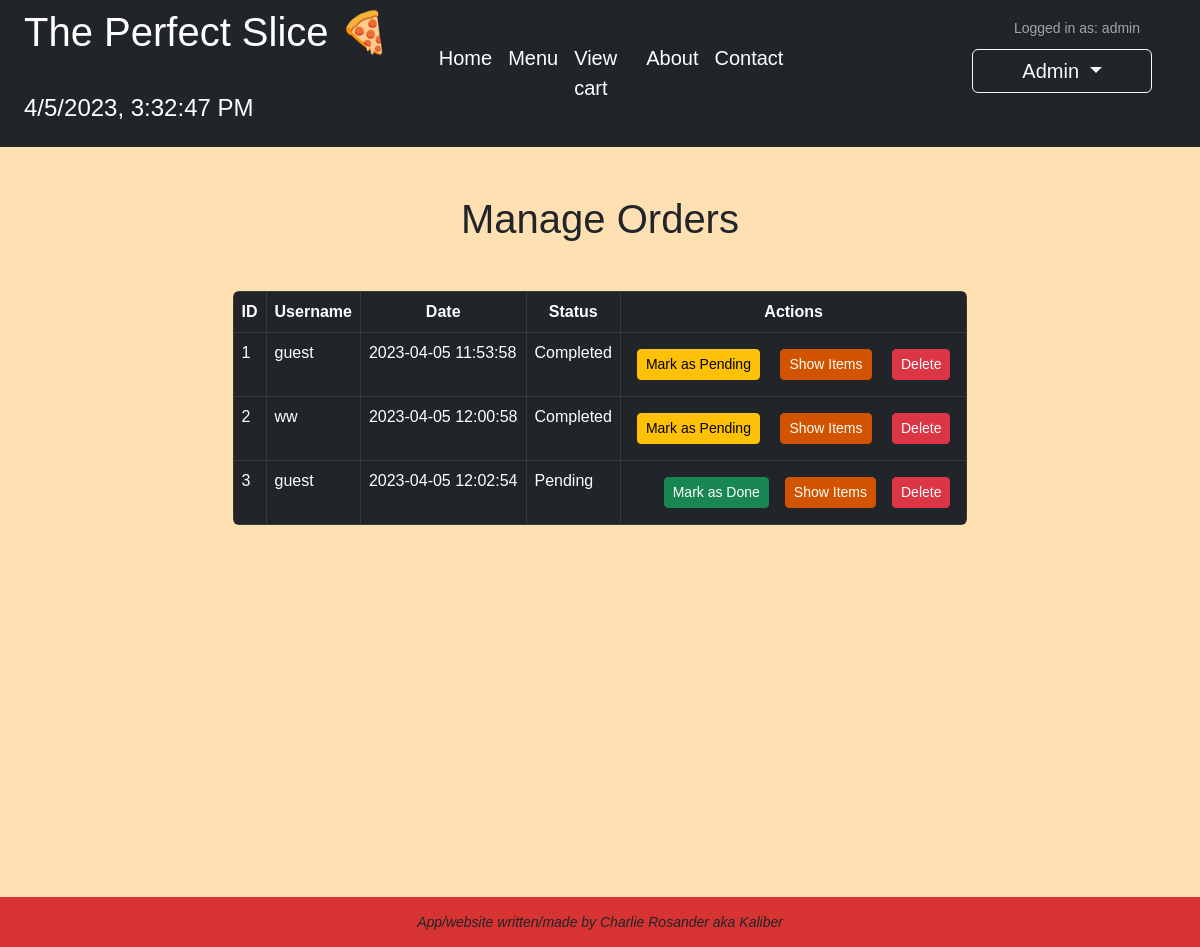
The app's page /orders (signed in), older data.
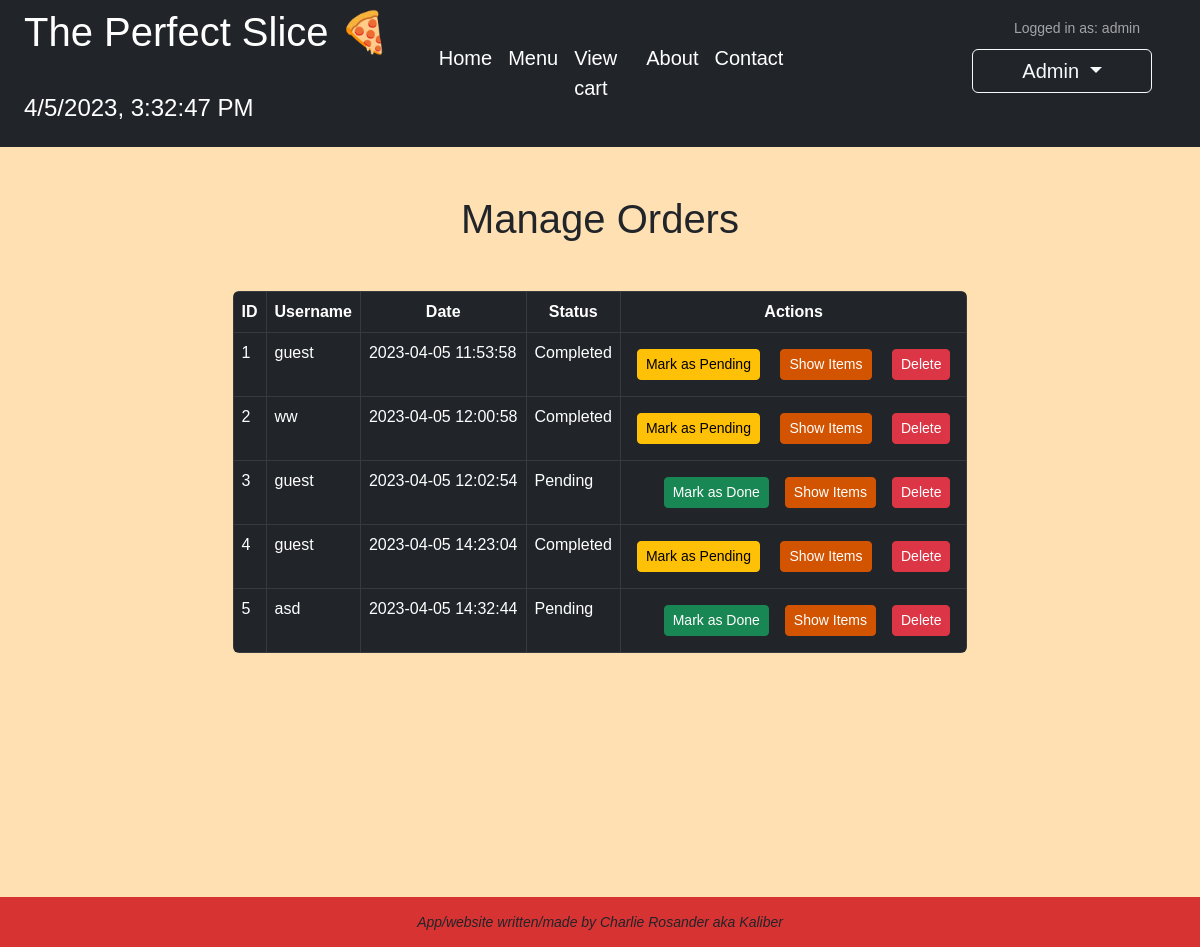
The same page, newer data.
### app.py (models this page shows)
class Orders(db.Model):
    id = db.Column(db.Integer, primary_key=True)
    username = db.Column(db.String(80), nullable=False)
    date = db.Column(db.String(80), nullable=False)
    completed = db.Column(db.Boolean, default=False, nullable=False)
    items = db.relationship('OrderItems', cascade="all, delete", backref='order')

### app.py (the view)
@app.route('/orders')
def orders():
    if session.get('user') == 'admin':
        orders = Orders.query.all()
        return render_template('orders.html', orders=orders)
    else:
        return redirect(url_for('login'))

### templates/orders.html (shortened to what this page needs)
{% extends "index.html" %}
{% block content %}
<section class="intro">
    <div class="gradient-custom-2 my-5 ">
        <div class="mask d-flex align-items-center">
            <div class="container">
                <div class="row justify-content-center">
                    <div class="col-12">
                        <h1 class="text-center text mb-5">Manage Orders</h1>
                        <div class="table-responsive rounded">
                            <table class="table table-dark table-bordered mb-0">
                                <thead>
                                    <tr>
                                        <th>ID</th>
                                        <th>Username</th>
                                        <th>Date</th>
                                        <th>Status</th>
                                        <th>Actions</th>
                                    </tr>
                                </thead>
                                <tbody>
                                    {% for order in orders %}
                                    <tr>
                                        <td>{{ order.id }}</td>
                                        <td>{{ order.username }}</td>
                                        <td>{{ order.date }}</td>
                                        {% if not order.completed %}
                                        <td>Pending</td>
                                        {% else %}
                                        <td>Completed</td>
                                        {% endif %}
                                        <td>
                                            <div class="action-buttons">
                                                {% if not order.completed %}
                                                <form action="{{ url_for('mark_order_as_done', order_id=order.id) }}"
                                                    method="post">
                                                    <button type="submit" class="btn btn-success btn-sm mx-2 my-2">
                                                        Mark as Done
                                                    </button>
                                                </form>
                                                {% else %}
                                                <form action="{{ url_for('mark_order_as_pending', order_id=order.id) }}"
                                                    method="post">
                                                    <button type="submit" class="btn btn-warning btn-sm mx-2 my-2">
                                                        Mark as Pending
                                                    </button>
                                                {% endif %}
                                                <button type="button"
                                                    class="btn btn-primary btn-sm show-items mx-2 my-2"
                                                    data-bs-toggle="collapse" data-bs-target="#items-{{ order.id }}"
                                                    data-order-id="{{ order.id }}">Show Items
                                                </button>
                                                <form action="{{ url_for('delete_order', order_id=order.id) }}"
                                                    method="post">
                                                    <button type="submit" class="btn btn-danger btn-sm mx-2 my-2">
                                                        Delete
                                                    </button>
                                                </form>
                                            </div>
                                        </td>
                                    </tr>
                                    {% endfor %}
                                </tbody>
                            </table>
                        </div>
                    </div>
                </div>
            </div>
        </div>
    </div>
</section>
{% endblock %}

Row changes from the older to the newer data that the page shows:
added Orders: id "4", username "guest", date "2023-04-05 14:23:04", completed "Completed"
added Orders: id "5", username "asd", date "2023-04-05 14:32:44", completed "Pending"
